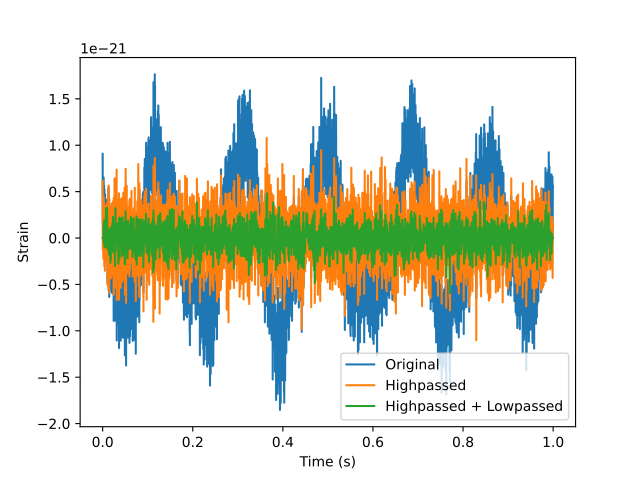

The script that drew this image:
import matplotlib.pyplot as pp

import pycbc.filter
import pycbc.noise
import pycbc.psd

# Generate some noise with an advanced ligo psd
flow = 5.0
delta_f = 1.0 / 16
flen = int(2048 / delta_f) + 1
psd = pycbc.psd.aLIGOZeroDetHighPower(flen, delta_f, flow)

# Generate 1 seconds of noise at 4096 Hz
delta_t = 1.0 / 4096
tsamples = int(1 / delta_t)
ts = pycbc.noise.noise_from_psd(tsamples, delta_t, psd, seed=127)
pp.plot(ts.sample_times, ts, label="Original")

# Suppress the low frequencies below 30 Hz
ts = pycbc.filter.highpass(ts, 30.0)
pp.plot(ts.sample_times, ts, label="Highpassed")

# Suppress the high frequencies
ts = pycbc.filter.lowpass_fir(ts, 1000.0, 8)
pp.plot(ts.sample_times, ts, label="Highpassed + Lowpassed")

pp.legend()
pp.ylabel("Strain")
pp.xlabel("Time (s)")
pp.show()
